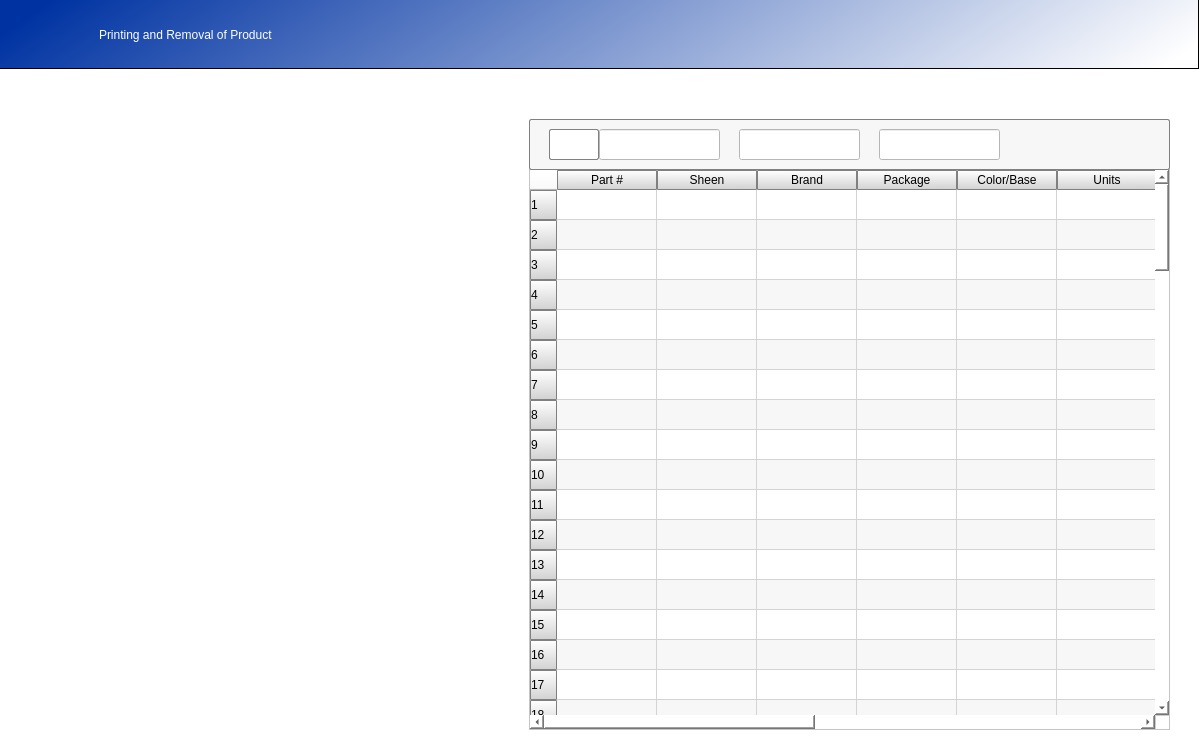
<?xml version="1.0" encoding="UTF-8"?>
<ui version="4.0">
 <class>Dialog</class>
 <widget class="QDialog" name="Dialog">
  <property name="geometry">
   <rect>
    <x>0</x>
    <y>0</y>
    <width>1200</width>
    <height>750</height>
   </rect>
  </property>
  <property name="windowTitle">
   <string>Dialog</string>
  </property>
  <widget class="QWidget" name="widget" native="true">
   <property name="geometry">
    <rect>
     <x>-1</x>
     <y>-1</y>
     <width>1201</width>
     <height>751</height>
    </rect>
   </property>
   <property name="styleSheet">
    <string notr="true">QWidget{
	background-color: rgb(255, 255, 255);
}</string>
   </property>
   <widget class="QTableWidget" name="tableWidget">
    <property name="enabled">
     <bool>true</bool>
    </property>
    <property name="geometry">
     <rect>
      <x>530</x>
      <y>170</y>
      <width>641</width>
      <height>561</height>
     </rect>
    </property>
    <property name="styleSheet">
     <string notr="true">QHeaderView::section{
	
	background-color: qlineargradient(spread:pad, x1:0.5, y1:1, x2:0.477273, y2:0, stop:0 rgba(210, 210, 210, 255), stop:1 rgba(255, 255, 255, 255));

	border-top: 1px solid grey;
	border-bottom: 1px solid grey;
	border-right: 1px solid grey;
	border-left: 1px solid grey;
	border-radius: 1px;

	font: 75 10pt &quot;MS Shell Dlg 2&quot;;
}</string>
    </property>
    <property name="frameShape">
     <enum>QFrame::StyledPanel</enum>
    </property>
    <property name="frameShadow">
     <enum>QFrame::Sunken</enum>
    </property>
    <property name="lineWidth">
     <number>1</number>
    </property>
    <property name="midLineWidth">
     <number>1</number>
    </property>
    <property name="editTriggers">
     <set>QAbstractItemView::NoEditTriggers</set>
    </property>
    <property name="alternatingRowColors">
     <bool>true</bool>
    </property>
    <property name="selectionBehavior">
     <enum>QAbstractItemView::SelectItems</enum>
    </property>
    <property name="showGrid">
     <bool>true</bool>
    </property>
    <property name="gridStyle">
     <enum>Qt::SolidLine</enum>
    </property>
    <property name="sortingEnabled">
     <bool>true</bool>
    </property>
    <property name="rowCount">
     <number>100</number>
    </property>
    <property name="columnCount">
     <number>11</number>
    </property>
    <attribute name="horizontalHeaderCascadingSectionResizes">
     <bool>true</bool>
    </attribute>
    <attribute name="horizontalHeaderDefaultSectionSize">
     <number>100</number>
    </attribute>
    <attribute name="horizontalHeaderStretchLastSection">
     <bool>true</bool>
    </attribute>
    <attribute name="verticalHeaderMinimumSectionSize">
     <number>20</number>
    </attribute>
    <attribute name="verticalHeaderStretchLastSection">
     <bool>false</bool>
    </attribute>
    <row/>
    <row/>
    <row/>
    <row/>
    <row/>
    <row/>
    <row/>
    <row/>
    <row/>
    <row/>
    <row/>
    <row/>
    <row/>
    <row/>
    <row/>
    <row/>
    <row/>
    <row/>
    <row/>
    <row/>
    <row/>
    <row/>
    <row/>
    <row/>
    <row/>
    <row/>
    <row/>
    <row/>
    <row/>
    <row/>
    <row/>
    <row/>
    <row/>
    <row/>
    <row/>
    <row/>
    <row/>
    <row/>
    <row/>
    <row/>
    <row/>
    <row/>
    <row/>
    <row/>
    <row/>
    <row/>
    <row/>
    <row/>
    <row/>
    <row/>
    <row/>
    <row/>
    <row/>
    <row/>
    <row/>
    <row/>
    <row/>
    <row/>
    <row/>
    <row/>
    <row/>
    <row/>
    <row/>
    <row/>
    <row/>
    <row/>
    <row/>
    <row/>
    <row/>
    <row/>
    <row/>
    <row/>
    <row/>
    <row/>
    <row/>
    <row/>
    <row/>
    <row/>
    <row/>
    <row/>
    <row/>
    <row/>
    <row/>
    <row/>
    <row/>
    <row/>
    <row/>
    <row/>
    <row/>
    <row/>
    <row/>
    <row/>
    <row/>
    <row/>
    <row/>
    <row/>
    <row/>
    <row/>
    <row/>
    <row/>
    <column>
     <property name="text">
      <string>Part #</string>
     </property>
    </column>
    <column>
     <property name="text">
      <string>Sheen</string>
     </property>
    </column>
    <column>
     <property name="text">
      <string>Brand</string>
     </property>
    </column>
    <column>
     <property name="text">
      <string>Package</string>
     </property>
    </column>
    <column>
     <property name="text">
      <string>Color/Base</string>
     </property>
    </column>
    <column>
     <property name="text">
      <string>Units</string>
     </property>
    </column>
    <column>
     <property name="text">
      <string>Description</string>
     </property>
    </column>
    <column>
     <property name="text">
      <string>Vendor</string>
     </property>
    </column>
    <column>
     <property name="text">
      <string>Location</string>
     </property>
    </column>
    <column/>
    <column/>
   </widget>
   <widget class="QFrame" name="top_bar">
    <property name="geometry">
     <rect>
      <x>0</x>
      <y>0</y>
      <width>1200</width>
      <height>70</height>
     </rect>
    </property>
    <property name="styleSheet">
     <string notr="true">QFrame{
	background-color: qlineargradient(spread:pad, x1:0, y1:0.528, x2:1, y2:0.614, stop:0 rgba(0, 51, 162, 255), stop:1 rgba(255, 255, 255, 255))
}

</string>
    </property>
    <property name="frameShape">
     <enum>QFrame::StyledPanel</enum>
    </property>
    <property name="frameShadow">
     <enum>QFrame::Raised</enum>
    </property>
    <widget class="QLabel" name="label">
     <property name="geometry">
      <rect>
       <x>100</x>
       <y>20</y>
       <width>391</width>
       <height>31</height>
      </rect>
     </property>
     <property name="styleSheet">
      <string notr="true">QLabel{
	background-color: none;
	font: 75 20pt &quot;Arial&quot;;
	color: rgb(255, 255, 255);
}</string>
     </property>
     <property name="text">
      <string>Printing and Removal of Product</string>
     </property>
    </widget>
    <widget class="QLabel" name="icon">
     <property name="geometry">
      <rect>
       <x>20</x>
       <y>10</y>
       <width>51</width>
       <height>51</height>
      </rect>
     </property>
     <property name="styleSheet">
      <string notr="true">background-color: none;</string>
     </property>
     <property name="text">
      <string/>
     </property>
     <property name="pixmap">
      <pixmap>Icons/paintIcon.png</pixmap>
     </property>
     <property name="scaledContents">
      <bool>true</bool>
     </property>
    </widget>
   </widget>
   <widget class="QFrame" name="frame">
    <property name="geometry">
     <rect>
      <x>530</x>
      <y>120</y>
      <width>641</width>
      <height>51</height>
     </rect>
    </property>
    <property name="styleSheet">
     <string notr="true">QFrame{
	background-color: rgb(247, 247, 247);

	border-top: 1px solid grey;
	border-bottom: 1px solid grey;
	border-right: 1px solid grey;
	border-left: 1px solid grey;
	border-radius: 2px;
}

QLineEdit{
	font: 75 9pt &quot;MS Shell Dlg 2&quot;;
}</string>
    </property>
    <property name="frameShape">
     <enum>QFrame::Box</enum>
    </property>
    <property name="frameShadow">
     <enum>QFrame::Raised</enum>
    </property>
    <widget class="QLineEdit" name="lineEdit_sheen">
     <property name="geometry">
      <rect>
       <x>70</x>
       <y>10</y>
       <width>121</width>
       <height>31</height>
      </rect>
     </property>
     <property name="text">
      <string/>
     </property>
     <property name="alignment">
      <set>Qt::AlignCenter</set>
     </property>
    </widget>
    <widget class="QLineEdit" name="lineEdit_brand">
     <property name="geometry">
      <rect>
       <x>210</x>
       <y>10</y>
       <width>121</width>
       <height>31</height>
      </rect>
     </property>
     <property name="alignment">
      <set>Qt::AlignCenter</set>
     </property>
    </widget>
    <widget class="QLineEdit" name="lineEdit_color">
     <property name="geometry">
      <rect>
       <x>350</x>
       <y>10</y>
       <width>121</width>
       <height>31</height>
      </rect>
     </property>
     <property name="alignment">
      <set>Qt::AlignCenter</set>
     </property>
    </widget>
    <widget class="QPushButton" name="pushButton_search">
     <property name="geometry">
      <rect>
       <x>20</x>
       <y>10</y>
       <width>50</width>
       <height>31</height>
      </rect>
     </property>
     <property name="styleSheet">
      <string notr="true">QPushButton{
	background-color: rgb(255, 255, 255);
	border-top: 1px solid grey;
	border-bottom: 1px solid grey;
	border-right: 1px solid grey;
	border-left: 1px solid grey;
	border-radius: 2px;
}

QPushButton:hover{
	background-color: rgb(232, 232, 232);
}</string>
     </property>
     <property name="text">
      <string/>
     </property>
     <property name="icon">
      <iconset>
       <normaloff>Icons/search.png</normaloff>Icons/search.png</iconset>
     </property>
     <property name="iconSize">
      <size>
       <width>25</width>
       <height>25</height>
      </size>
     </property>
     <property name="flat">
      <bool>false</bool>
     </property>
    </widget>
   </widget>
  </widget>
 </widget>
 <resources/>
 <connections/>
</ui>
